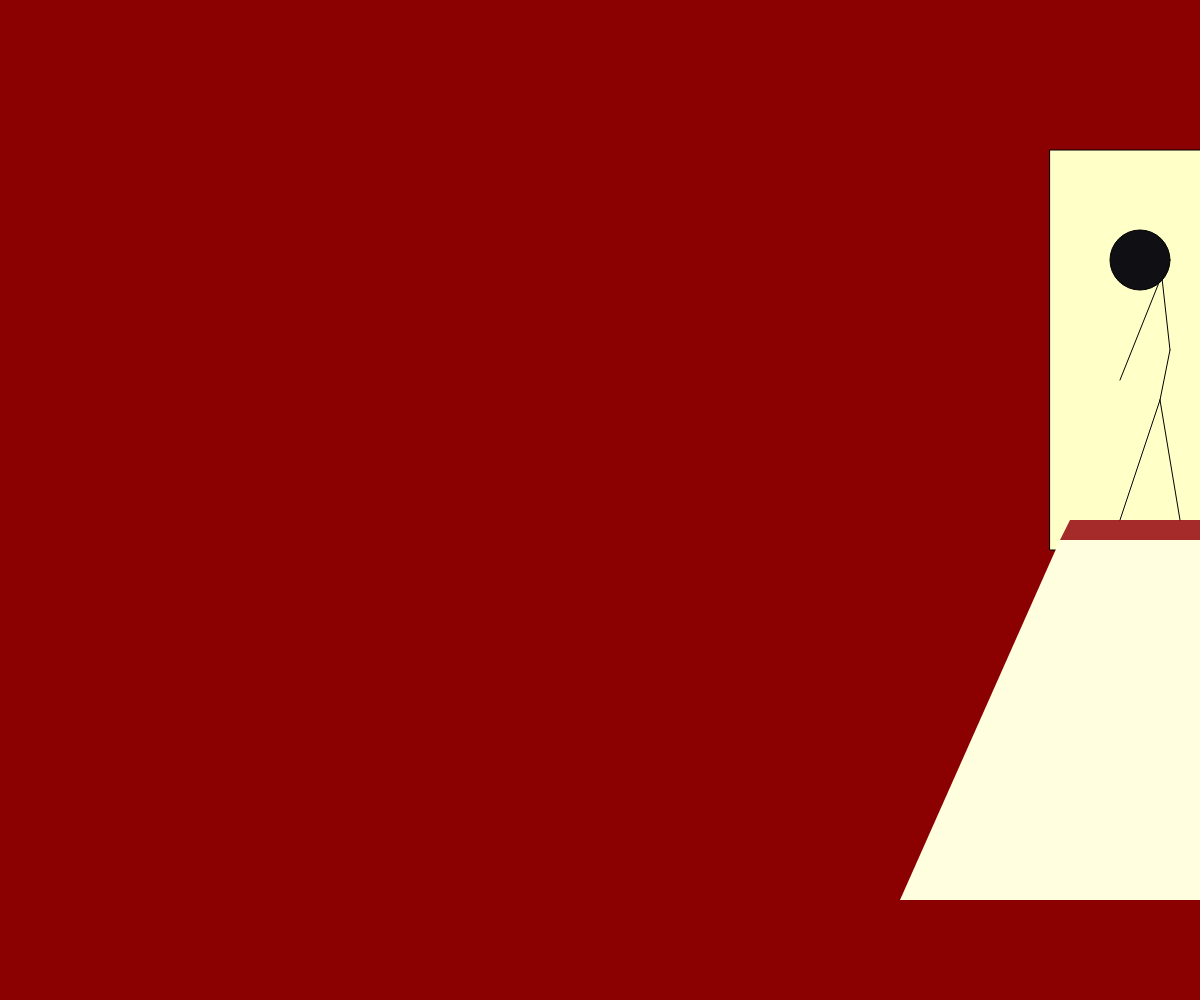
Frame 1 (no input)
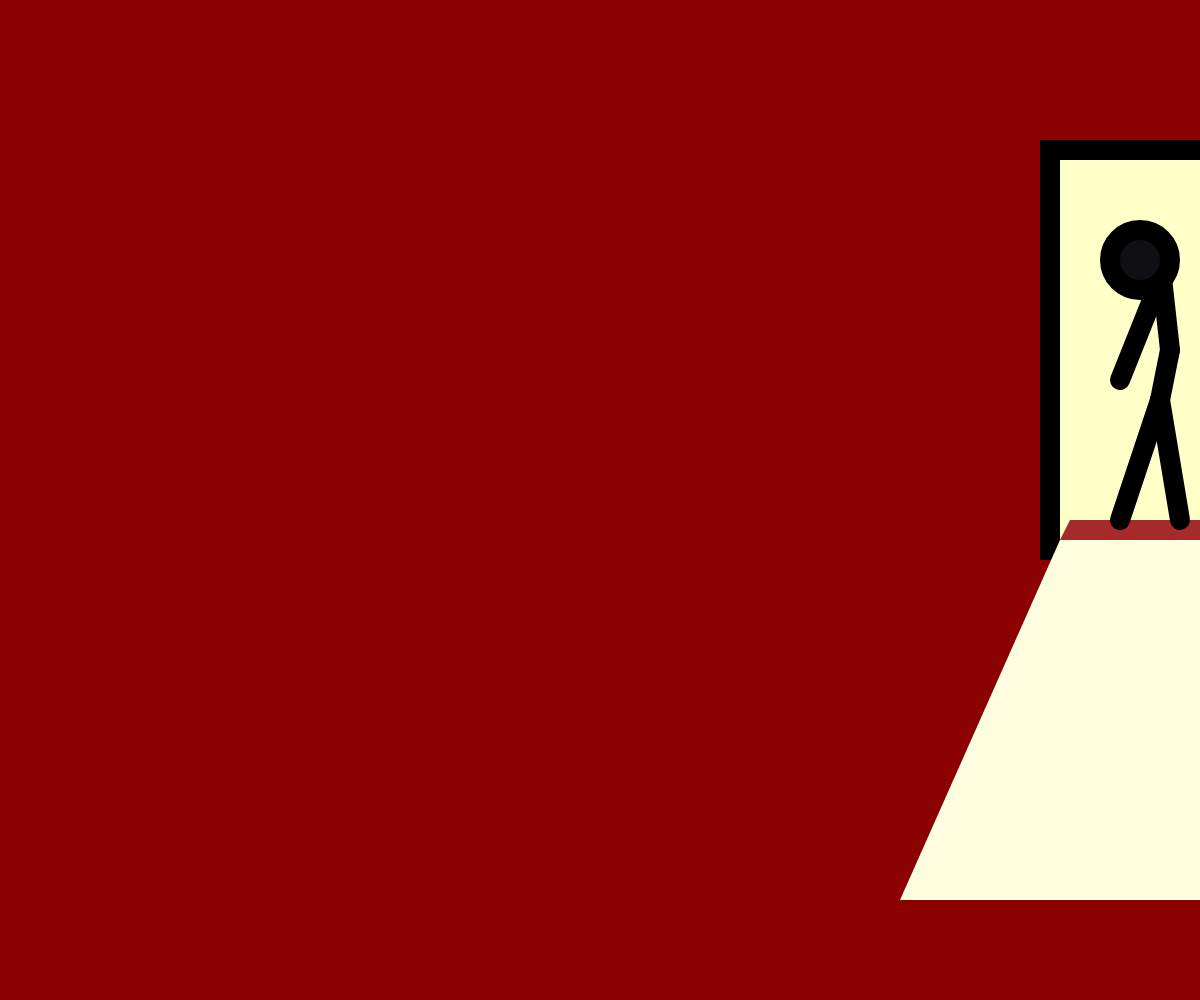
Frame 60 (no input)
Frame 120 (the mouse pressed at the canvas centre since frame 60): identical to frame 60, image omitted

The p5.js sketch that drew these frames (run headless with seeded random() and noise() and a simulated clock; from frame 60 on, the mouse is pressed at the canvas centre):

// p5.js sketch
// ── sketch.js
function setup() {
  createCanvas(windowWidth, windowHeight);
}

function draw() {
  background('darkred');
  stroke('black');
  fill(255, 255, 200);
  rect(150+900, 150, 200, 400);

  line(260+900, 260, 270+900, 350);
  line(270+900, 350, 260+900, 400);
  line(260+900, 280, 220+900, 380);






noStroke();
fill('brown');
quad(160+900, 540, 340+900, 540, 330+900, 520, 170+900, 520 );

stroke('black');
fill(15, 15, 20);
  circle(240+900, 260, 60);
line(260+900, 400, 220+900, 520);
line(260+900, 400, 280+900, 520);
noStroke();
fill('lightyellow');
quad(160+900, 540, 340+900, 540, 500+900, 900, 0+900, 900);


  strokeWeight(20);
}
